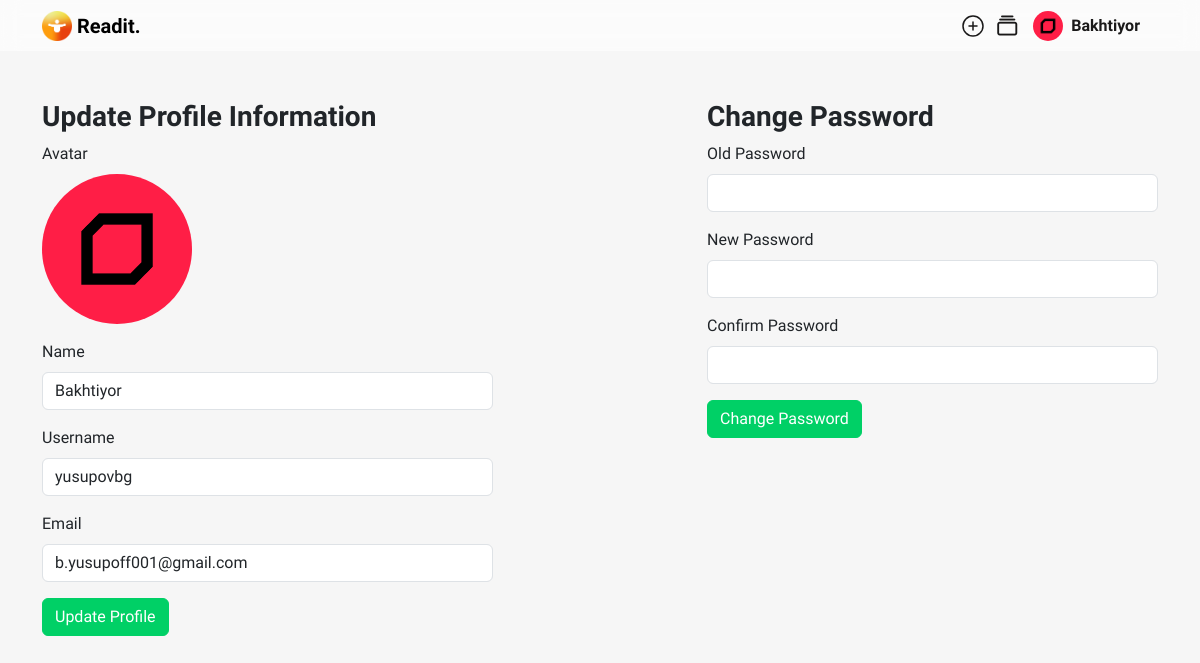
The page /pages/edit_profile.php (signed in) on the database its author committed.
### tables this page shows
CREATE TABLE `users` (
  `user_id` int(11) NOT NULL,
  `username` varchar(50) NOT NULL,
  `email` varchar(50) NOT NULL,
  `password` varchar(255) NOT NULL,
  `name` varchar(100) NOT NULL,
  `avatar` varchar(255) DEFAULT 'user_318-563642.jpg',
  `created_at` datetime DEFAULT current_timestamp(),
  `verified` tinyint(1) NOT NULL DEFAULT 0
);

### pages/edit_profile.php (the view, shortened to what this page needs)
<?php
require_once "db_connection.php";
$stmt = $conn->prepare("SELECT * FROM users WHERE user_id = ?");
$stmt->bind_param("i", $_SESSION["user_id"]);
$stmt->execute();
$result = $stmt->get_result();
$user = $result->fetch_assoc();
$current_avatar = $user['avatar'];
?>
<!DOCTYPE html>
<html>
<head>
    <link rel="stylesheet" href="https://cdn.jsdelivr.net/npm/bootstrap@5.3.0/dist/css/bootstrap.min.css">
    <link rel="stylesheet" href="../css/style.css">
    <link rel="stylesheet" href="../css/all.css">
    <link rel="stylesheet" href="../css/font.css">
</head>
<body>
<?php include "navbar.php"; ?>
<div class="container">
    <div class="row justify-content-between mb-5">
<div class="col-5">
<h3>Update Profile Information</h3>
        <form action="<?php echo $_SERVER["PHP_SELF"]; ?>" method="POST" enctype="multipart/form-data">
<div class="mb-3">
                <label for="avatar" class="form-label d-block">Avatar</label>
                <img id="current-avatar" src="../img/avatars/<?php echo $current_avatar; ?>" class="rounded-circle" alt="Current Avatar" width="150" style="cursor: pointer;" onclick="document.getElementById('avatar').click();">
            </div>
    <div class="mb-3">
        <label for="name" class="form-label">Name</label>
        <input type="text" class="form-control" id="name" name="name" value="<?php echo $user["name"]; ?>" required>
    </div>
    <div class="mb-3">
        <label for="username" class="form-label">Username</label>
        <input type="text" class="form-control" id="username" name="username" value="<?php echo $user["username"]; ?>" required>
    </div>
    <div class="mb-3">
        <label for="email" class="form-label">Email</label>
        <input type="email" class="form-control" id="email" name="email" value="<?php echo $user["email"]; ?>" required>
    </div>
    <button type="submit" class="btn btn-success" name="update_profile">Update Profile</button>
</form>
</div>
<div class="col-5">
<h3>Change Password</h3>
<form action="<?php echo $_SERVER["PHP_SELF"]; ?>" method="POST">
    <div class="mb-3">
        <label for="old_password" class="form-label">Old Password</label>
        <input type="password" class="form-control" id="old_password" name="old_password" required>
    </div>
    <div class="mb-3">
        <label for="new_password" class="form-label">New Password</label>
        <input type="password" class="form-control" id="new_password" name="new_password" required>
    </div>
    <div class="mb-3">
        <label for="confirm_password" class="form-label">Confirm Password</label>
        <input type="password" class="form-control" id="confirm_password" name="confirm_password" required>
    </div>
    <button type="submit" class="btn btn-success" name="change_password">Change Password</button>
</form>
</div>
    </div>
</div>
</body>
</html>

### pages/navbar.php (shortened to what this page needs)
<?php
require_once "db_connection.php";
$userId = $_SESSION["user_id"];
?>
<nav class="navbar navbar-expand-lg mb-4">
        <div class="container">
            <a class="navbar-brand" href="index.php">
                <img src="../img/icon.png" height="30" alt="">
                Readit.
            </a>
            <div class="collapse navbar-collapse justify-content-end" id="navbarNav">
                <ul class="navbar-nav align-items-center">
                <li class="nav-item">
                        <a class="nav-link add-btn" href="add_article.php">
                    </a>
                    </li>
                    <li class="nav-item">
                        <a class="nav-link" href="index.php"><i class="fa-regular fa-rectangle-history" style="padding-top: 5px;"></i></a>
                    </li>
                    <li class="nav-item dropdown">
    <a class="nav-link dropdown-toggle d-flex align-items-center" href="#" id="navbarDropdown" role="button" data-bs-toggle="dropdown" aria-expanded="false">
    <?php
    $stmt = $conn->prepare("SELECT * FROM users WHERE user_id = ?");
    $stmt->bind_param("s", $userId);
    $stmt->execute();
    $result = $stmt->get_result();
    $user = $result->fetch_assoc();
    if (!empty($user['avatar'])) {
        echo '<img src="../img/avatars/' . $user['avatar'] . '" class="avatar rounded-circle me-2" alt="">';
    } else {
        echo '<i class="fas fa-user-circle"></i>';
    }
    echo $user['name'];
?>
    </a>
</li>
                </ul>
            </div>
        </div>
    </nav>

### css/style.css (style rules this page uses)
:root, :host { --fa-font-regular: normal 400 1em/1 "Font Awesome 6 Free"; --bs-link-color: #00D066; --bs-link-color-rgb: 0,208,102; --bs-body-bg: #F6F6F6; --bs-body-bg-rgb: 246,246,246; --bs-offcanvas-color: #fff !important; }
.far, .fa-regular { font-family: 'Font Awesome 6 Free'; font-weight: 400; }
:root, :host { --fa-font-solid: normal 900 1em/1 "Font Awesome 6 Free"; }
* { text-decoration: none; box-sizing: border-box; }
body { font-family: 'Sora', sans-serif; background-color: #F6F6F6; }
a { text-decoration: none; color: #000; }
.nav-link { color: #1A1919; font-weight: 600; font-size: 16px; }
h1, h2, h3, h4, h5, h6 { font-weight: 600; }
.btn-success { background-color: #00D066 !important; border: 1px solid #00D066; }
.navbar { position: fixed; display: flex; top: 0; left: 0; right: 0; flex: 0 0 auto; flex-direction: row; align-items: center; justify-content: space-between; height: 51px; padding: 5px 20px; box-sizing: border-box; z-index: 10; background-color: rgba(255, 255, 255, .6) !important; -webkit-backdrop-filter: blur(10px); -moz-backdrop-filter: blur(10px); backdrop-filter: blur(10px); }
.navbar .container { margin-top: 0; }
.navbar .navbar-brand { font-weight: 700; color: #000; display: flex; align-items: center; }
.container { margin-top: 100px; }
.avatar { height: 30px; }
.dropdown-toggle::after { display: none; }
.nav-link i { font-size: 20px; }
input, textarea { background-color: #fff !important; }
.navbar .navbar-brand img { margin-right: 5px; }
.nav-link.add-btn { --bs-navbar-nav-link-padding-x: 0; --bs-navbar-nav-link-padding-y: 0; }
.nav-link { padding: 0; margin-left: 10px; margin-right: 10px; }
.nav-link:first-child { margin-left: 0; }
.nav-link:last-child { margin-right: 0; }

### rows shown on the page
users: avatar (picture), name "Bakhtiyor", username "yusupovbg", email "b.yusupoff001@gmail.com"
